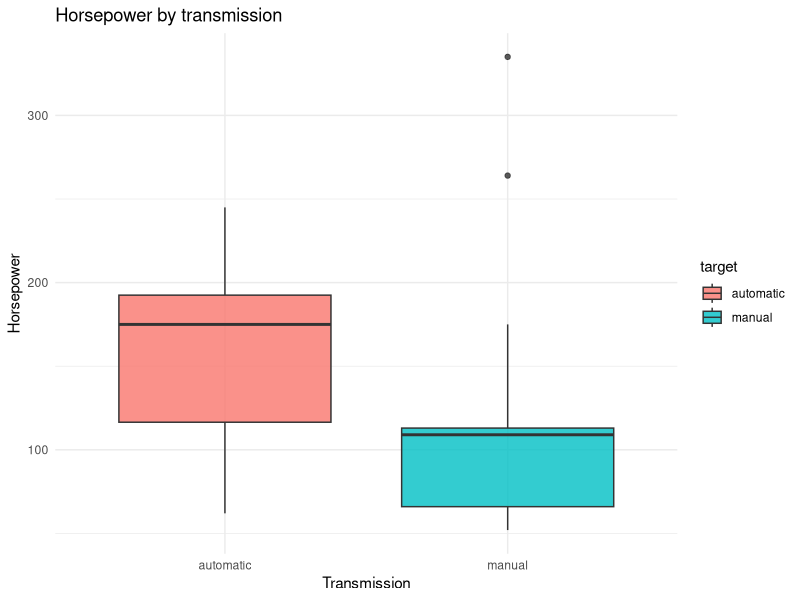
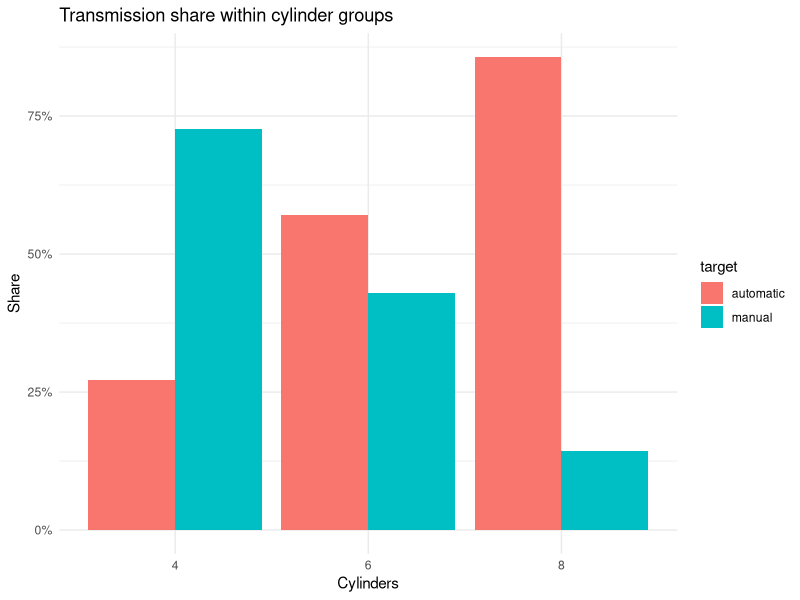
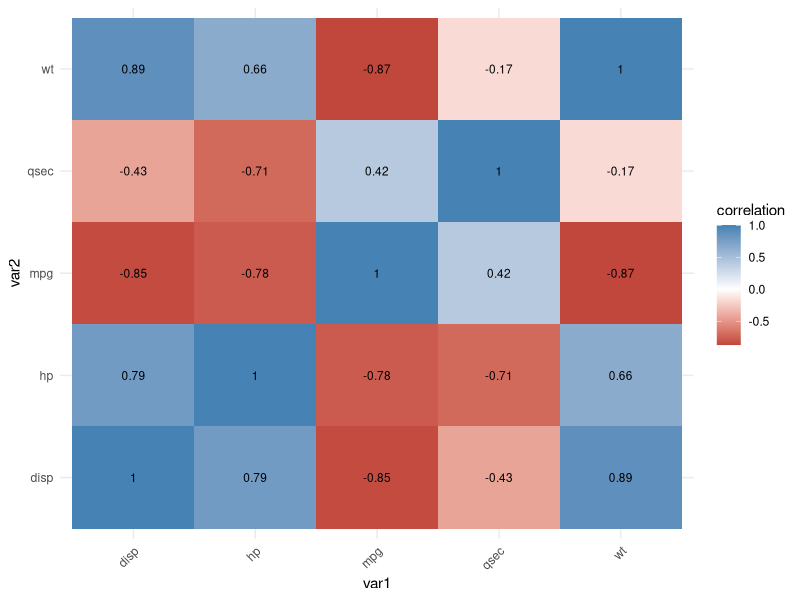
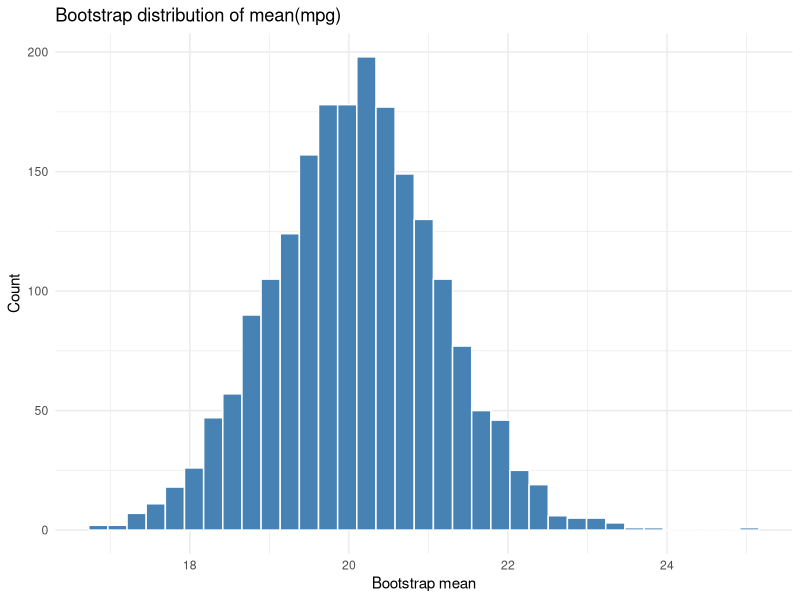
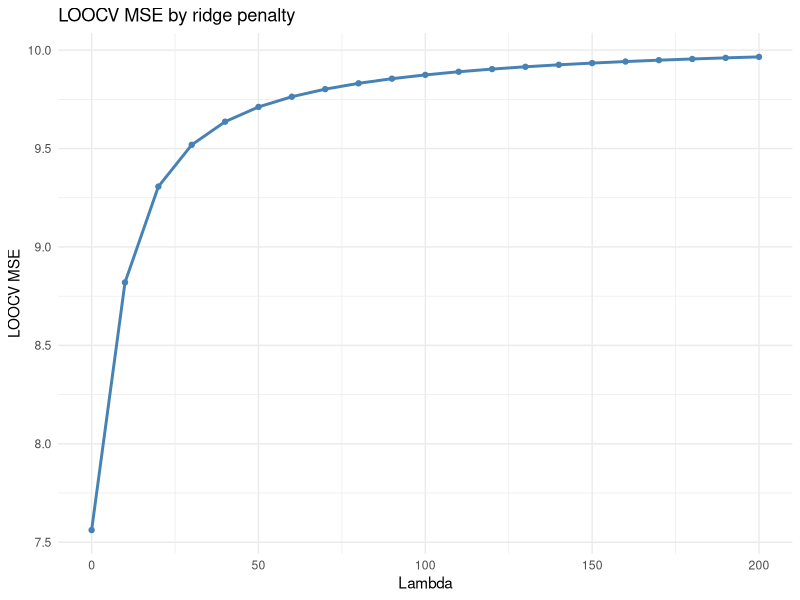
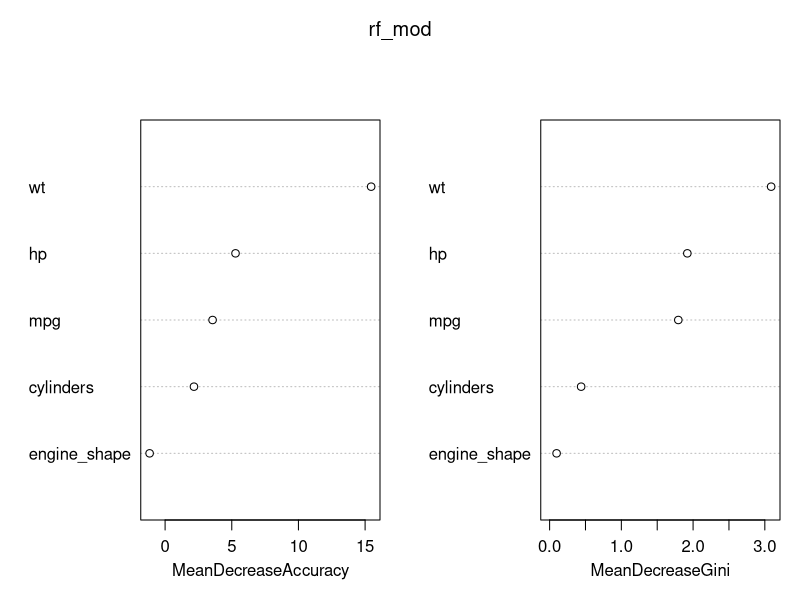
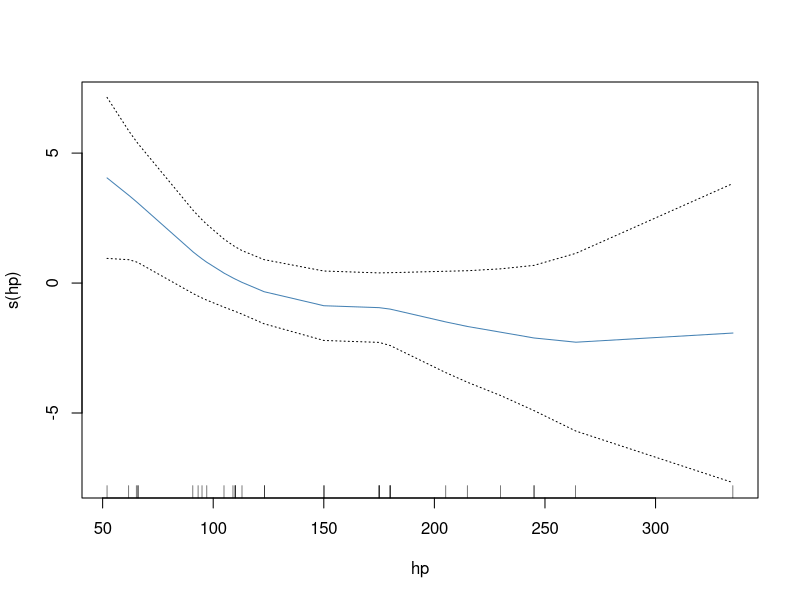
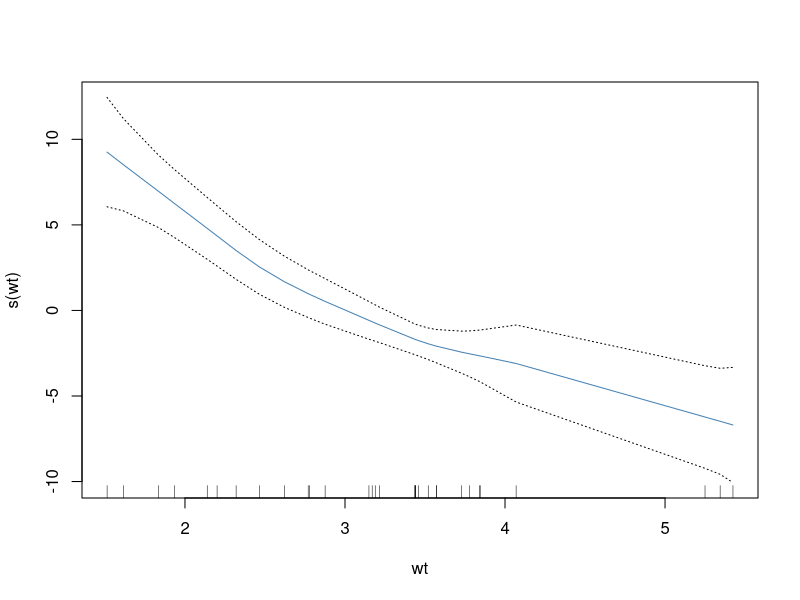

The R source for these figures, in order:
# BAN404 Core R Snippets — full runnable mini-examples
# Purpose: copy, adjust, and run complete examples rather than isolated fragments.
# Style: tidyverse-first for reading, cleaning, summarising, and plotting.

library(tidyverse)                                                          # main data workflow used throughout the file

# ============================================================================
# 0. Shared demo datasets
# ============================================================================

set.seed(123)                                                               # reproducible splits and resampling

cars_cls <- mtcars |>
  tibble::rownames_to_column(var = "model") |>
  as_tibble() |>
  mutate(
    target      = factor(am, levels = c(0, 1), labels = c("automatic", "manual")), # binary classification target
    cylinders   = factor(cyl),                                                        # categorical predictor version
    engine_shape = factor(vs, levels = c(0, 1), labels = c("v-shaped", "straight"))
  ) |>
  select(model, target, mpg, disp, hp, wt, qsec, cylinders, engine_shape)

cars_reg <- mtcars |>
  as_tibble() |>
  mutate(
    cylinders = factor(cyl),                                               # keep one factor to show mixed-type workflows
    gears     = factor(gear)
  ) |>
  select(mpg, disp, hp, wt, qsec, cylinders, gears)

# ============================================================================
# 1. EDA starter block
# ============================================================================

cars_cls |> glimpse()                                                       # inspect types before plotting or modeling
cars_cls |> summary()                                                       # quick one-object summary

cars_cls |>
  group_by(target) |>
  summarise(
    mean_hp = mean(hp),                                                     # average horsepower per class
    mean_wt = mean(wt),                                                     # average weight per class
    n       = n(),                                                          # class count
    .groups = "drop"
  )

ggplot(cars_cls, aes(x = target, y = hp, fill = target)) +                 # numeric predictor vs binary target
  geom_boxplot(alpha = 0.8) +
  labs(title = "Horsepower by transmission", x = "Transmission", y = "Horsepower") +
  theme_minimal()

cars_cls |>
  count(cylinders, target) |>
  group_by(cylinders) |>
  mutate(prop = n / sum(n)) |>
  ungroup() |>
  ggplot(aes(x = cylinders, y = prop, fill = target)) +                     # categorical predictor vs binary target
  geom_col(position = "dodge") +
  scale_y_continuous(labels = scales::percent_format()) +
  labs(title = "Transmission share within cylinder groups", x = "Cylinders", y = "Share") +
  theme_minimal()

corr_tbl <- cars_cls |>
  select(where(is.numeric)) |>
  cor() |>
  as.data.frame() |>
  tibble::rownames_to_column("var1") |>
  pivot_longer(-var1, names_to = "var2", values_to = "correlation")

ggplot(corr_tbl, aes(x = var1, y = var2, fill = correlation)) +             # quick collinearity scan
  geom_tile() +
  geom_text(aes(label = round(correlation, 2)), size = 3) +
  scale_fill_gradient2(low = "firebrick", mid = "white", high = "steelblue", midpoint = 0) +
  theme_minimal() +
  theme(axis.text.x = element_text(angle = 45, hjust = 1))

# ============================================================================
# 2. Bootstrap example — sampling distribution of the mean
# ============================================================================

boot_mean <- function(x, B = 2000, seed = 123) {
  set.seed(seed)                                                            # same bootstrap results when you rerun
  n <- length(x)                                                            # original sample size
  boot_stats <- numeric(B)                                                  # pre-allocate storage for speed and clarity

  for (b in seq_len(B)) {
    x_boot <- sample(x, size = n, replace = TRUE)                           # THE TELL: replace = TRUE means bootstrap
    boot_stats[b] <- mean(x_boot)                                           # save one bootstrap replicate of the statistic
  }

  tibble(
    estimate     = mean(x),                                                 # observed statistic from the original sample
    se_boot      = sd(boot_stats),                                          # bootstrap standard error
    ci_low_pct   = quantile(boot_stats, 0.025),                             # percentile lower bound
    ci_high_pct  = quantile(boot_stats, 0.975)                              # percentile upper bound
  )
}

boot_result <- boot_mean(cars_reg$mpg)                                      # run the bootstrap on mpg
boot_result

tibble(boot_stat = replicate(2000, mean(sample(cars_reg$mpg, replace = TRUE)))) |>
  ggplot(aes(x = boot_stat)) +                                              # visualise the bootstrap distribution
  geom_histogram(bins = 35, fill = "steelblue", color = "white") +
  labs(title = "Bootstrap distribution of mean(mpg)", x = "Bootstrap mean", y = "Count") +
  theme_minimal()

# ============================================================================
# 3. Ridge-style LOOCV example — full manual structure
# ============================================================================

f_ridge <- function(b1, X, y, la) {
  sum((y - X %*% b1)^2) + la * sum(b1^2)                                    # RSS + lambda * L2 penalty
}

g_ridge <- function(X, y, la) {
  q <- ncol(X)                                                              # number of predictors
  y_centered <- y - mean(y)                                                 # remove intercept from y before optimization
  X_centered <- scale(X, center = TRUE, scale = FALSE)                      # demean columns but do not scale by sd
  start_vals <- rep(0, q)                                                   # optimization starts at zero coefficients
  opt <- nlminb(start = start_vals, objective = f_ridge, X = X_centered, y = y_centered, la = la)
  opt$par                                                                   # return the minimizing coefficient vector
}

loo_ridge <- function(la, X, y) {
  n <- nrow(X)                                                              # one loop per observation
  preds <- numeric(n)                                                       # store prediction for each left-out row
  y_centered <- y - mean(y)                                                 # target used in the test error formula
  X_centered <- scale(X, center = TRUE, scale = FALSE)                      # test rows must be centered in the same spirit

  for (i in seq_len(n)) {
    b1 <- g_ridge(X = X[-i, , drop = FALSE], y = y[-i], la = la)            # fit ridge on n - 1 observations
    preds[i] <- X_centered[i, ] %*% b1                                      # predict the left-out row
  }

  mean((y_centered - preds)^2)                                              # LOOCV MSE for this lambda
}

X_ridge <- cars_reg |>
  select(disp, hp, wt, qsec) |>
  as.matrix()                                                               # ridge code expects a numeric matrix

y_ridge <- cars_reg$mpg                                                     # regression target

lambda_grid <- seq(0, 200, by = 10)                                         # candidate penalty values
loo_tbl <- tibble(
  lambda = lambda_grid,
  loo_mse = map_dbl(lambda_grid, ~ loo_ridge(.x, X = X_ridge, y = y_ridge)) # compute one LOOCV error per lambda
)

loo_tbl |> filter(loo_mse == min(loo_mse))                                  # best lambda in the grid

ggplot(loo_tbl, aes(x = lambda, y = loo_mse)) +                             # visual tuning plot
  geom_line(color = "steelblue", linewidth = 1) +
  geom_point(color = "steelblue") +
  labs(title = "LOOCV MSE by ridge penalty", x = "Lambda", y = "LOOCV MSE") +
  theme_minimal()

# ============================================================================
# 4. Logistic regression — full train/test pipeline
# ============================================================================

set.seed(123)
idx_cls <- sample.int(nrow(cars_cls), size = floor(0.5 * nrow(cars_cls)))   # 50/50 split for classification example
train_cls <- cars_cls |> slice(idx_cls)
test_cls  <- cars_cls |> slice(-idx_cls)

log_mod <- glm(target ~ mpg + hp + wt + cylinders,                           # baseline logistic model with mixed predictors
               data = train_cls,
               family = binomial())

summary(log_mod)                                                             # inspect coefficients and p-values
exp(coef(log_mod))                                                           # odds ratios are often easier to explain in words

prob_log <- predict(log_mod, newdata = test_cls, type = "response")         # probabilities for the positive class
threshold <- 0.50                                                            # default threshold; lower it if positives are rare
pred_log <- if_else(prob_log >= threshold, "manual", "automatic") |>        # convert probabilities to class labels
  factor(levels = levels(test_cls$target))

cm_log <- table(Actual = test_cls$target, Predicted = pred_log)              # confusion matrix for evaluation
cm_log
prop.table(cm_log, margin = 1)                                               # row proportions = class-wise performance
sum(diag(cm_log)) / sum(cm_log)                                              # overall accuracy

# ============================================================================
# 5. Random forest — compare against logistic regression
# ============================================================================

library(randomForest)                                                        # classic package used repeatedly in BAN404 material

rf_mod <- randomForest(target ~ mpg + hp + wt + cylinders + engine_shape,    # same task, more flexible model
                       data = train_cls,
                       ntree = 500,
                       mtry = 2,
                       importance = TRUE)

rf_mod                                                                        # prints OOB error and class information
pred_rf <- predict(rf_mod, newdata = test_cls)
cm_rf <- table(Actual = test_cls$target, Predicted = pred_rf)
cm_rf
prop.table(cm_rf, margin = 1)
sum(diag(cm_rf)) / sum(cm_rf)

varImpPlot(rf_mod)                                                           # variable importance plot for interpretation

# ============================================================================
# 6. GAM example — when you suspect non-linearity
# ============================================================================

library(gam)                                                                 # smooth terms via s()

gam_mod <- gam(mpg ~ s(hp) + s(wt) + qsec, data = cars_reg)                 # smooth hp and wt, keep qsec linear
summary(gam_mod)
plot(gam_mod, se = TRUE, col = "steelblue")                                 # inspect whether the smooth terms look curved

pred_gam <- predict(gam_mod, newdata = cars_reg)
mean((cars_reg$mpg - pred_gam)^2)                                            # in-sample MSE just for quick comparison

# ============================================================================
# 7. Threshold tuning table — useful when classes are imbalanced
# ============================================================================

threshold_tbl <- tibble(threshold = seq(0.10, 0.90, by = 0.05)) |>
  mutate(
    pred = map(threshold, ~ if_else(prob_log >= .x, "manual", "automatic")), # predicted labels for each threshold
    accuracy = map_dbl(pred, ~ mean(factor(.x, levels = levels(test_cls$target)) == test_cls$target))
  )

threshold_tbl                                                               # use this to justify a threshold choice if asked
